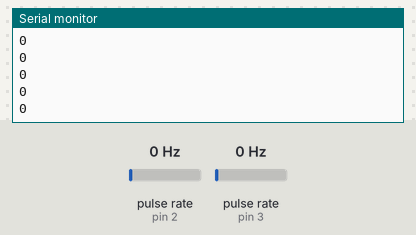
Simulated run of this sketch. Board: Arduino Uno, built with avr-gcc and run on an emulated ATmega328P. Parts: the last lines printed to the serial monitor. Wiring (inferred from the names in the program): 2 × pulse sensor: data pin 2 / data pin 3. Inputs (shaded band) come from the test bench; at power-on: pulse rate (sensors on pin 2, pin 3) 0 Hz.

Above: at 1.2 s.
1.3 s: pulse rate (sensor on pin 2) set to 4 Hz
At 2.0 s:
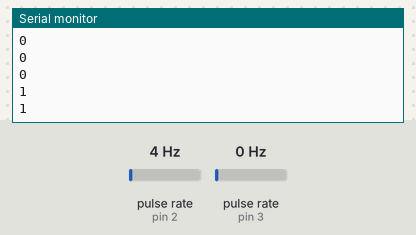
2.8 s: pulse rate (sensor on pin 3) set to 4 Hz
At 3.5 s:
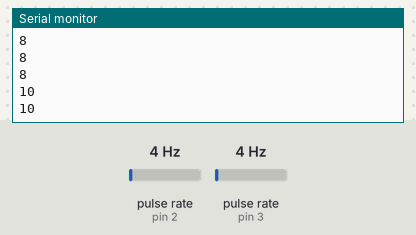
4.3 s: pulse rate (sensor on pin 2) set to 50 Hz
At 4.8 s:
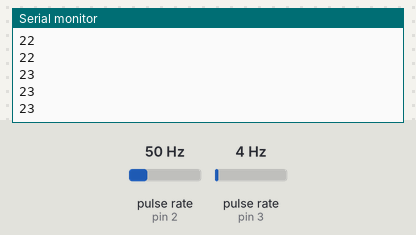
5.8 s: pulse rate (sensor on pin 3) set to 50 Hz
At 6.4 s:
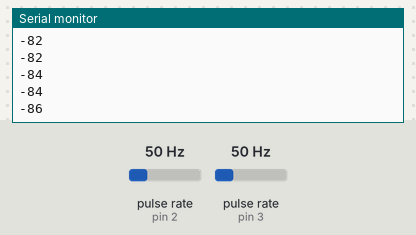
Timing chart, 0 to 8.3 s (numbered marks = the images above; inputs shaded):
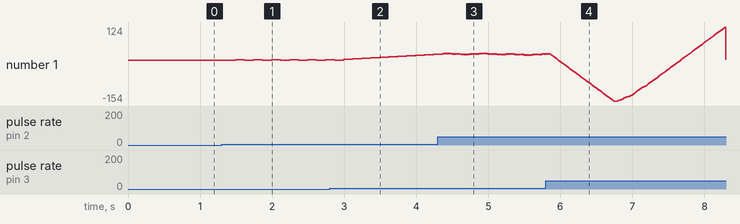

The sketch:

encoder.ino
```cpp
#include <Arduino.h>

int encoder_Pin_1 = 2;
int encoder_Pin_2 = 3;

volatile int lastEncoded = 0;
volatile long encoderValue = 0;

long lastencoderValue = 0;

int lastMSB = 0;
int lastLSB = 0;

void setup()
{
  Serial.begin (9600);

  pinMode(encoder_Pin_1, INPUT_PULLUP);
  pinMode(encoder_Pin_2, INPUT_PULLUP);

  //call updateEncoder() when any high/low changed seen
  //on interrupt 0 (pin 2), or interrupt 1 (pin 3)
  attachInterrupt(0, updateEncoder, CHANGE);
  attachInterrupt(1, updateEncoder, CHANGE);

}

void loop()
{
  Serial.println(encoderValue);
}


void updateEncoder()
{
  int MSB = digitalRead(encoder_Pin_1); //MSB = most significant bit
  int LSB = digitalRead(encoder_Pin_2); //LSB = least significant bit

  int encoded = (MSB << 1) |LSB; //converting the 2 pin value to single number
  int sum  = (lastEncoded << 2) | encoded; //adding it to the previous encoded value

  if(sum == 0b1101 || sum == 0b0100 || sum == 0b0010 || sum == 0b1011) encoderValue ++;
  if(sum == 0b1110 || sum == 0b0111 || sum == 0b0001 || sum == 0b1000) encoderValue --;

  lastEncoded = encoded; //store this value for next time
}
```

Measured:
- after the input at 1.3 s, the serial monitor: prints a new line after 0.19 s (image 1)
- after the input at 2.8 s, the serial monitor: prints a new line after 0.20 s (image 2)
- after the input at 4.3 s, the serial monitor: prints a new line after 0.08 s (image 3)
- after the input at 5.8 s, the serial monitor: prints a new line after 0.18 s (image 4)
- plotted number 1: 0 → 1 after the input at 1.3 s, 1 → 22 after the input at 2.8 s
